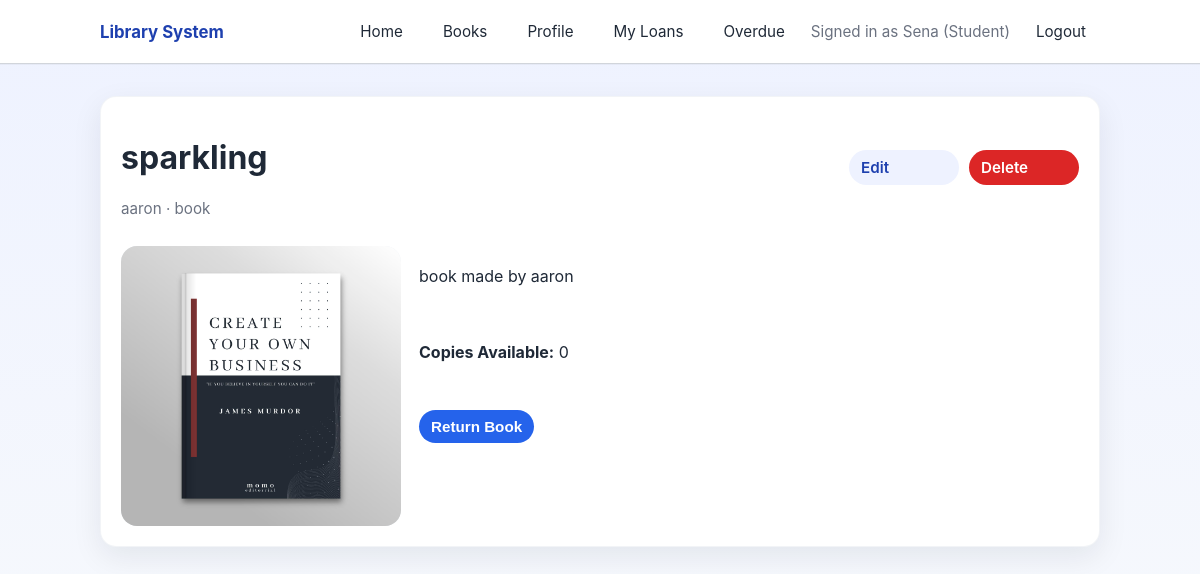
Screenshot of /books/1/ (signed in) with the database file from the repository.
### library/models.py (models this page shows, shortened)
class Book(models.Model):
    category = models.ForeignKey(Category, on_delete=models.CASCADE)
    title = models.CharField(max_length=200)
    author = models.CharField(max_length=100)
    description = models.TextField()
    cover_image = models.ImageField(upload_to='books/')
    available_copies = models.PositiveIntegerField(default=1)

class Category(models.Model):
    name = models.CharField(max_length=100)

### library/views.py (the view)
# urls.py: path('books/<int:id>/', views.book_detail, name='book_detail'),
@login_required
def book_detail(request, id):
    book = get_object_or_404(Book, id=id)
    user_loan = None
    if request.user.is_authenticated:
        user_loan = Loan.objects.filter(book=book, user=request.user, returned=False).first()
    overdue_days = None
    if user_loan and user_loan.return_date < date.today():
        overdue_days = (date.today() - user_loan.return_date).days
    return render(request, 'library/book_detail.html', {
        'book': book,
        'user_loan': user_loan,
        'overdue_days': overdue_days,
    })

### library/templates/library/book_detail.html (shortened to what this page needs)
{% extends 'base.html' %}
{% block content %}
<div class="detail-card">
    <div class="detail-header">
        <div>
            <h1>{{ book.title }}</h1>
            <p class="book-meta">{{ book.author }}{% if book.category %} · {{ book.category.name }}{% endif %}</p>
        </div>
        <div class="detail-actions">
            <a class="button button-secondary" href="{% url 'edit_book' book.id %}">Edit</a>
            <a class="button button-danger" href="{% url 'delete_book' book.id %}">Delete</a>
        </div>
    </div>
    <div class="detail-body">
        <div class="detail-image">
            <img src="{{ book.cover_image.url }}" alt="Cover for {{ book.title }}">
        </div>
        <div class="detail-info">
            <p>{{ book.description }}</p>
            <p><strong>Copies Available:</strong> {{ book.available_copies }}</p>
            {% if user.is_authenticated %}
                {% if user_loan %}
                    <form class="inline-form" method="post" action="{% url 'return_book' user_loan.id %}">
                        <button class="button" type="submit">Return Book</button>
                    </form>
                {% elif book.available_copies > 0 %}
                    <form class="inline-form" method="post" action="{% url 'borrow_book' book.id %}">
                        {% csrf_token %}
                        <button class="button">Borrow Book</button>
                    </form>
                {% else %}
                    <p>No copies available to borrow.</p>
                {% endif %}
            {% else %}
                <p><a class="button button-outline" href="{% url 'login' %}">Log in</a> to borrow this book.</p>
            {% endif %}
        </div>
    </div>
</div>
{% endblock %}

### templates/base.html (shortened to what this page needs)
{% load static %}
<!DOCTYPE html>
<html>
<head>
    <link rel="stylesheet" href="{% static 'css/style.css' %}">
</head>
<body>
    <header class="site-header">
        <div class="container header-inner">
            <a class="brand" href="/">Library System</a>
            <nav class="site-nav">
                <a href="/">Home</a>
                {% if user.is_authenticated %}
                    <a href="/books/">Books</a>
                    <a href="{% url 'profile' %}">Profile</a>
                    {% if not user.is_staff %}
                        <a href="{% url 'my_loans' %}">My Loans</a>
                    {% endif %}
                    <a href="{% url 'overdue_loans' %}">Overdue</a>
                    <span class="nav-user">Signed in as {{ user.username }} ({{ user.is_staff|yesno:"Staff,Student" }})</span>
                    <a href="{% url 'logout' %}">Logout</a>
                {% else %}
                    <a href="{% url 'login' %}">Login</a>
                    <a href="{% url 'register' %}">Register</a>
                {% endif %}
            </nav>
        </div>
    </header>
    <main class="container main-content">
        {% block content %}
        {% endblock %}
    </main>
</body>
</html>

### static/css/style.css (style rules this page uses)
* { box-sizing: border-box; }
:root { --bg: #f7f8fb; --surface: #ffffff; --surface-strong: #edf2f7; --text: #1f2937; --muted: #6b7280; --primary: #2563eb; --primary-dark: #1e40af; --danger: #dc2626; --warning: #f59e0b; --border: #d1d5db; --shadow: 0 10px 30px rgba(15, 23, 42, 0.08); }
body { margin: 0; min-height: 100vh; font-family: Inter, system-ui, -apple-system, BlinkMacSystemFont, "Segoe UI", sans-serif; background: linear-gradient(180deg, #eef2ff 0%, #f8fafc 100%); color: var(--text); }
img { max-width: 100%; display: block; }
.container { width: min(1000px, calc(100% - 32px)); margin: 0 auto; }
.site-header { background: #ffffff; border-bottom: 1px solid var(--border); box-shadow: 0 1px 0 rgba(15, 23, 42, 0.04); }
.header-inner { display: flex; align-items: center; justify-content: space-between; gap: 12px; padding: 12px 0; }
.brand { font-size: 1.05rem; font-weight: 700; color: var(--primary-dark); text-decoration: none; }
.site-nav { display: flex; flex-wrap: wrap; align-items: center; gap: 12px; font-size: 0.95rem; }
.site-nav a { color: var(--text); text-decoration: none; padding: 10px 14px; border-radius: 9999px; transition: background 0.2s ease, color 0.2s ease; }
.nav-user { color: var(--muted); }
.main-content { padding: 32px 0 64px; }
.search-form button, .link-button, .button { border: none; cursor: pointer; border-radius: 9999px; padding: 8px 12px; background: var(--primary); color: #fff; text-decoration: none; font-weight: 600; font-size: 0.95rem; transition: transform 0.12s ease, background 0.12s ease; }
.button-secondary { background: #eef2ff; color: var(--primary-dark); }
.button-danger { background: var(--danger); }
.book-card, .detail-card, .empty-state, .form-card, .messages { background: var(--surface); border: 1px solid rgba(148, 163, 184, 0.12); border-radius: 16px; box-shadow: var(--shadow); }
.book-meta { margin: 8px 0 0; color: var(--muted); font-size: 0.95rem; }
.detail-card { padding: 20px; }
.detail-header { display: flex; justify-content: space-between; gap: 18px; align-items: center; margin-bottom: 28px; }
.detail-body { display: grid; grid-template-columns: 280px 1fr; gap: 18px; }
.detail-image { border-radius: 16px; overflow: hidden; background: var(--surface-strong); min-height: 240px; display: grid; place-items: center; }
.detail-info { display: flex; flex-direction: column; gap: 16px; }
.detail-info p { line-height: 1.75; color: var(--text); }
.inline-form { display: inline-flex; margin-top: 12px; }
.detail-actions { display: flex; gap: 10px; }
.detail-actions .button { min-width: 110px; }

### rows the page displays
Book: title "sparkling", author "aaron", category.name "book", cover_image (picture), description "book made by aaron", available_copies "0"

### other values shown
{{ user.username }} "Sena"
{{ user.is_staff|yesno:"Staff,Student" }} "Student"
